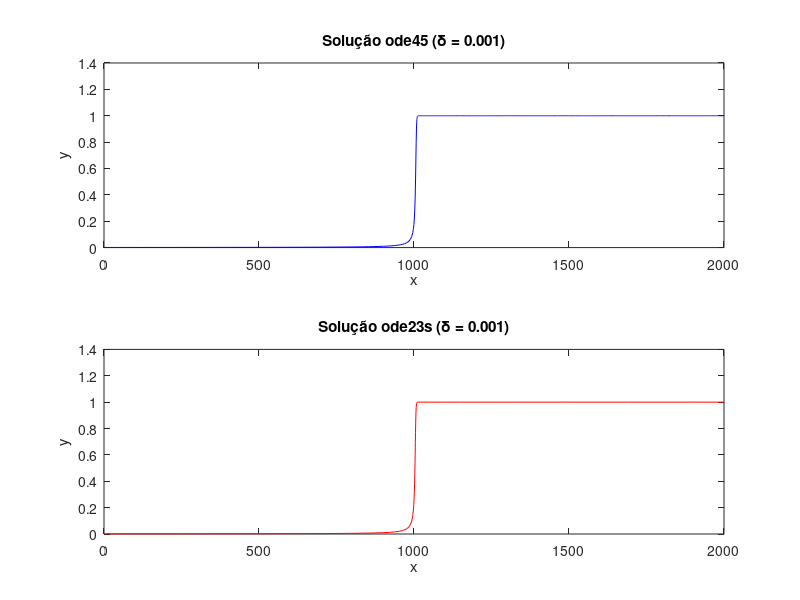

MATLAB code for this plot:
% Exercício 5.27. alínea b)

%Equação Diferencial Ordinária
EDO = @(x, y) y^2 - y^3;

%Condições
delta = 0.001;
span = [0, 2/delta];
y0 = delta;

%Solução ode45
[x_ode45, y_ode45] = ode45(EDO, span, y0);

%Solução ode23s
[x_ode23s, y_ode23s] = ode23s(EDO, span, y0);


figure;

%Gráfico ode45
subplot(2, 1, 1); 
plot(x_ode45, y_ode45, 'b-');
title('Solução ode45 (\delta = 0.001)');
xlabel('x');
ylabel('y');

%Gráfico ode23s
subplot(2, 1, 2); 
plot(x_ode23s, y_ode23s, 'r-');
title('Solução ode23s (\delta = 0.001)');
xlabel('x');
ylabel('y');

%Número de pontos usados
fprintf('Pontos ode45: %d\n', length(x_ode45));
fprintf('Pontos ode23s: %d\n', length(x_ode23s));

%NOTA: Correr para ver os gráficos

%OUTPUT:

%Pontos ode45: 1257
%Pontos ode23s: 47
